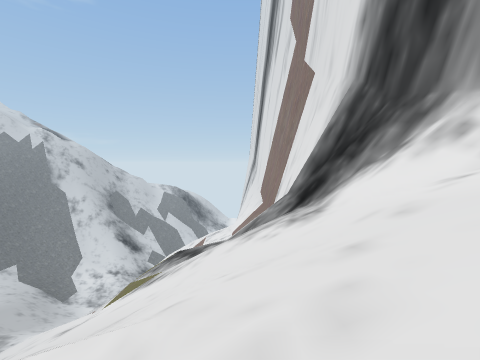
[1] (above)

16 first-person views from a walk through a 3-D level made in the Unity game engine. The camera is 1.4 m above the floor, tilts 4° down and sees 90° across. The floor is counted in squares, 2 m on a side. Each view is taken from the middle of a square. On the plan, view 1 faces up. The plan holds only what a view shows up to about 9 squares ahead; the rest is blank. The place goes on beyond the plan. The player is left out. Some surface patterns are stand-ins.

[2]
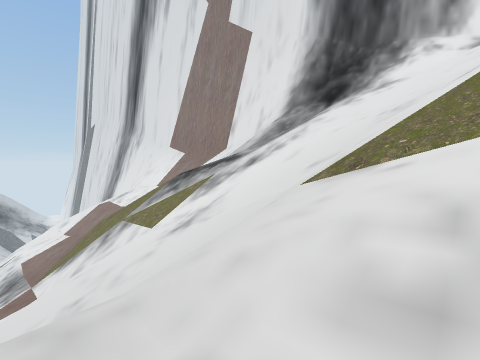

[3]
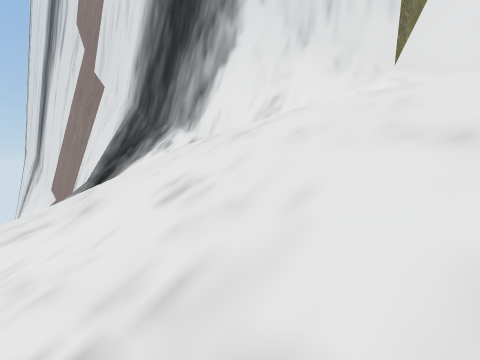

[4]
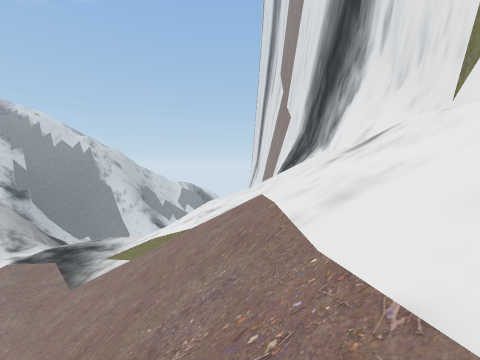

[5]
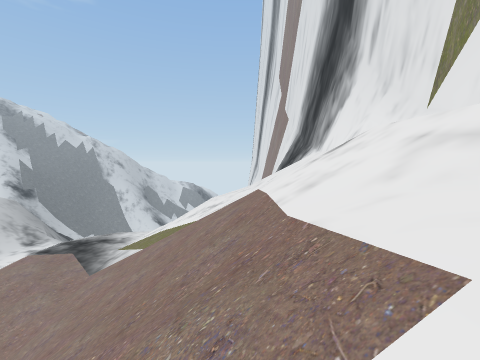

[6]
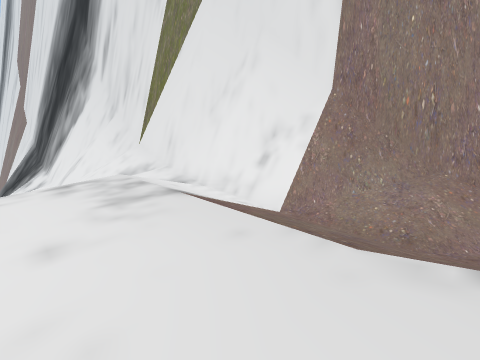

[7]
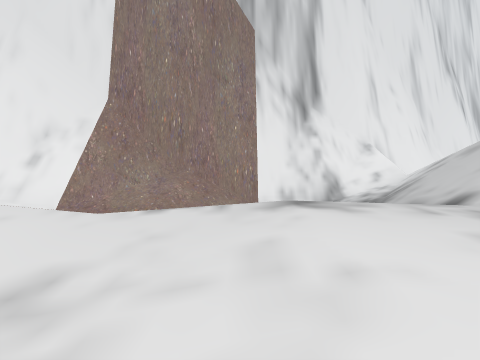

[8]
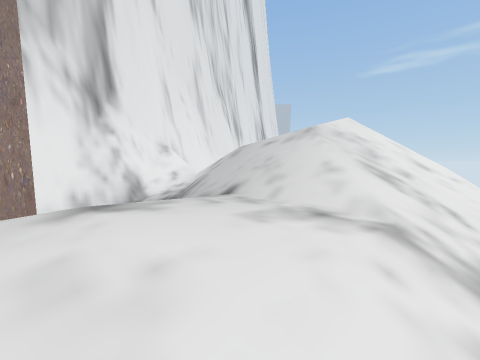

[9]
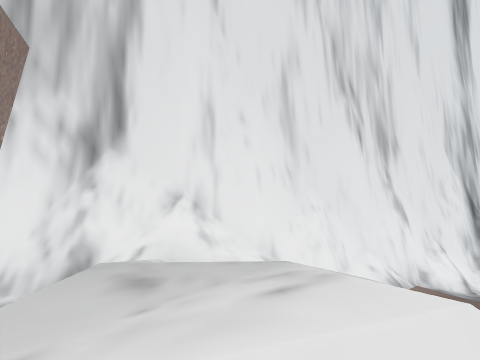

[10]
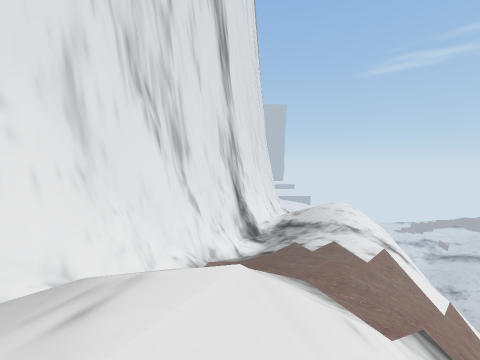

[11]
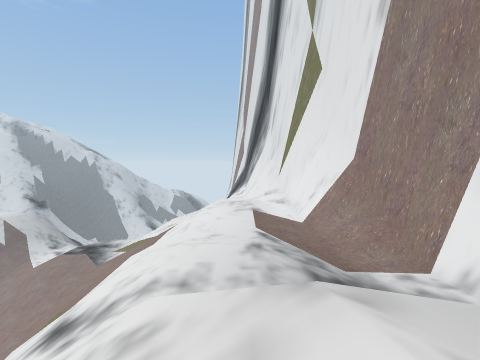

[12]
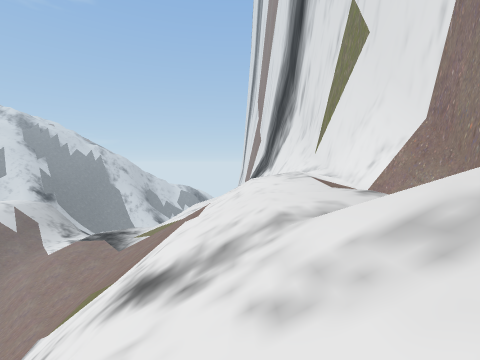

[13]
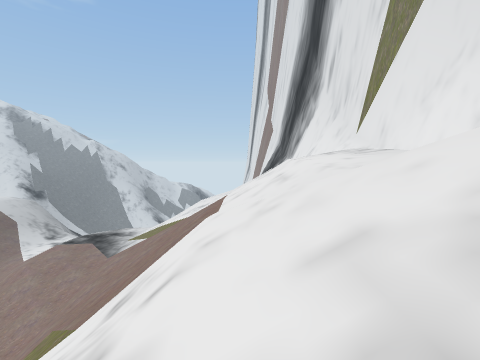

[14]
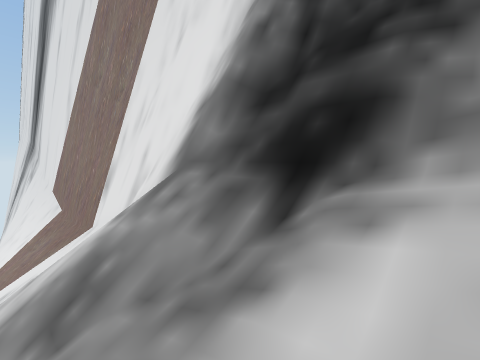

[15]
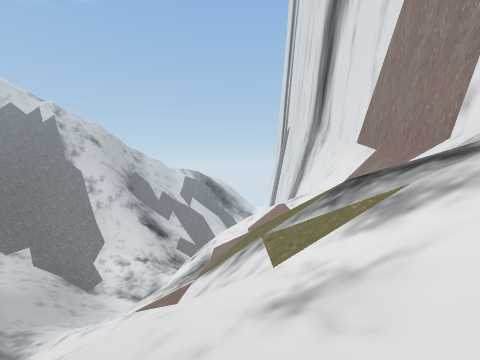

[16]
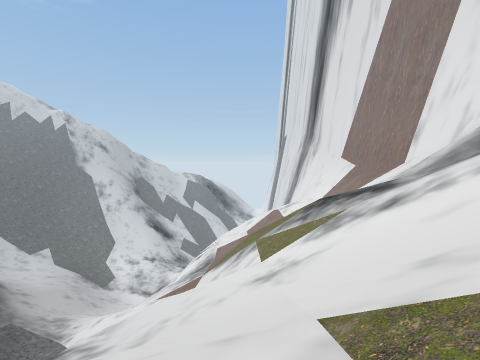

### Floor plan
Key: @ floor where view 1 was taken; # wall or solid block; . main floor; - floor 0.75 m lower than the main floor; : floor 1.5 m higher than the main floor; _ floor 1.75 m lower than the main floor; < floor 9.75 m lower than the main floor; / step, stairs or slope; = window, fence, low wall or low ledge.
Columns run from 14 left of view 1 to 12 right of it. Each row starts with its distance up from view 1.
 13      ////     //#
 12 //////////    //#
 11 ///////////   //#
 10 ////////////  //#
  9         /////// #
  8         ////////#
  7       //////////#
  6       //////////#
  5        /////////##
  4         /////////##
  3         //////////#
  2        <//////////#
  1              ///  #
  0              /@/  #
 -1     <<<<////////  ##
 -2     <<<<////////  /##
 -3     ///<////////  //#
 -4      ///////////   /#
 -5      ///////////   /#
 -6      ///////////   .#
 -7       //////////..//#
 -8        /////////..//#
 -9        /#///////..//##
-10           //////..///##
-11           //////../-//#
-12           //////..//_/#
-13            /////..//__#
-14             ////.../--#
-15              /////////##
-16               /////////##
-17                ////:////#
-18                /////  //#
-19                  //    /#
-20                  /      #
-21                  ///    ##
-22                  ///    /##
-23                  //___/ //#
-24                  =//__////#

Positions as (right, up) in squares from view 1, and headings:
1: (0, 0), facing up
2: (-7, 2), facing up-right
3: (-1, -4), facing up-right
4: (-1, -10), facing up
5: (-1, -11), facing up
6: (2, -11), facing up-right
7: (1, -12), facing right
8: (1, -12), facing down-right
9: (3, -18), facing right
10: (3, -18), facing down-right
11: (3, -18), facing up
12: (1, -17), facing up
13: (0, -14), facing up
14: (0, 5), facing up-right
15: (-5, 4), facing up
16: (-5, 2), facing up
